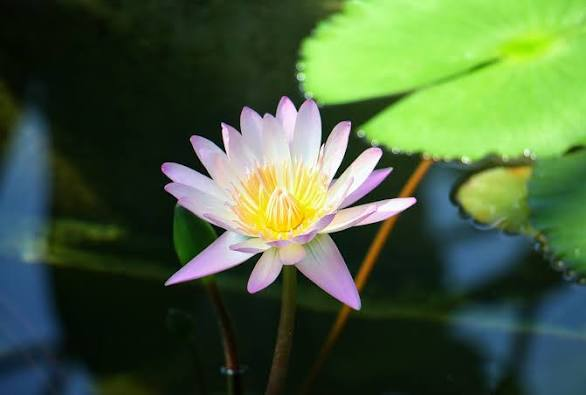
#> input picture Edge Detection & Filtering with open CV L-10/example.jpeg, 586 x 395 px
$ python main.py   (older library calls are emulated)
#> lines starting #> are read from the running program, lines starting #| are printed output that depends on the picture
import cv2
import numpy as np
import matplotlib.pyplot as plt

def display_picture(title, image):
    plt.figure(figsize=(8, 8))
    if len(image.shape) == 2:
        plt.imshow(image, cmap='gray')
    else:
        plt.imshow(cv2.cvtColor(image, cv2.COLOR_BGR2RGB))
    plt.title(title)
    plt.axis('off')
    plt.show()

def edge_detection(image_path):
#> called with image_path = 'example.jpeg'
        image = cv2.imread(image_path)
#> image is the input picture: shape (395, 586, 3); mean B, G, R 61.1, 95.7, 72.2
        if image is None:
            print("Error! Image Not Found")
            return

        gray_scale = cv2.cvtColor(image, cv2.COLOR_RGB2GRAY)
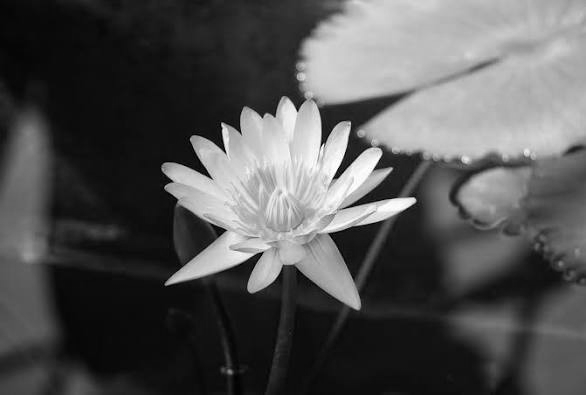
#> gray_scale: shape (395, 586); min 0, max 255, mean 82.6
        display_picture("Original Grayscale Image", gray_scale)

        print("Select an option")
        print("1. Sobel Edge Detection")
        print("2. Canny Edge Detection")
        print("3. Laplacian Edge Detection")
        print("4. Gaussian Smoothening")
        print("5. Median Fitting")
        print("6. exit")

        while True:
            option = input("Enter a choice(1-6)")

            if option == '1':
                sobelx = cv2.Sobel(gray_scale, cv2.CV_64F, 1, 0, ksize=3)
                sobely = cv2.Sobel(gray_scale, cv2.CV_64F, 0, 1, ksize=3)
                combined_sobel = cv2.bitwise_or(sobelx.astype(np.uint8), sobely.astype(np.uint8))
                display_picture("Sobel Edge Detection", combined_sobel)

            elif option == '2':
                print("adjust thresholds for canny default: 100 and 200")
                lower_threshold = int(input("Enter lower threshold: "))
                upper_threshold = int(input("Enter upper threshold: "))
                edges = cv2.Canny(gray_scale, lower_threshold, upper_threshold)
                display_picture("Canny Edge Detection", edges)

            elif option == '3':
                laplacian = cv2.Laplacian(gray_scale, cv2.CV_64F)
                display_picture("Laplacian Edge Detection", np.abs(laplacian).astype(np.uint8))

            elif option == '4':
                print("Adjust kernel size for Gaussian smoothening blur(must be an odd number)")
                kernel_size = int(input("Enter the kernel size (odd number)"))
                blurred = cv2.GaussianBlur(image, (kernel_size, kernel_size), 0)
                display_picture("Gaussian smoothed Image", blurred)

            elif option == '5':
                print("Adjust kernel size for Median Filtering blur(must be an odd number (5) )")
                kernel_size = int(input("Enter the kernel size (odd number): "))
                median_blur = cv2.medianBlur(image, kernel_size)
                display_picture("Median Filtered Image", median_blur)

            elif option == '6':
                print("Exiting Program ...")
                break

            else:
                print("Invalid option. Pls! enter a number between 1 and 6")
#> this loop made 7 passes; the answer given on pass 1: 1
#> pass 1, in edge_detection, `sobelx = cv2.Sobel(gray_scale, cv2.CV_64F, 1, 0, ksize=3)`:
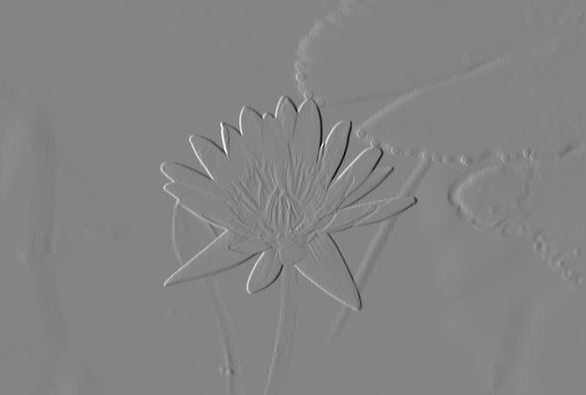
#> sobelx: shape (395, 586) float64; min -941, max 869, mean 0.9; drawn with min black and max white
#> pass 1, in edge_detection, `sobely = cv2.Sobel(gray_scale, cv2.CV_64F, 0, 1, ksize=3)`:
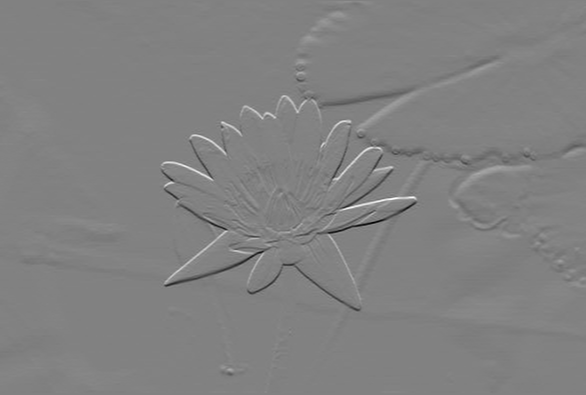
#> sobely: shape (395, 586) float64; min -847, max 818, mean -1.3; drawn with min black and max white
#> pass 1, in edge_detection, `combined_sobel = cv2.bitwise_or(sobelx.astype(np.uint8), sobely.astype..`:
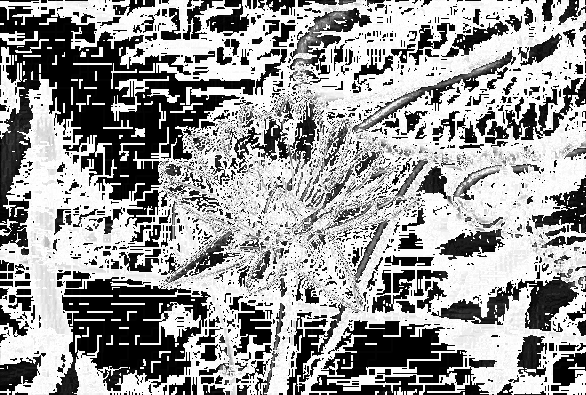
#> combined_sobel: shape (395, 586); min 0, max 255, mean 152.4

#> (the run stopped early here; a loop or call above may not have finished)
